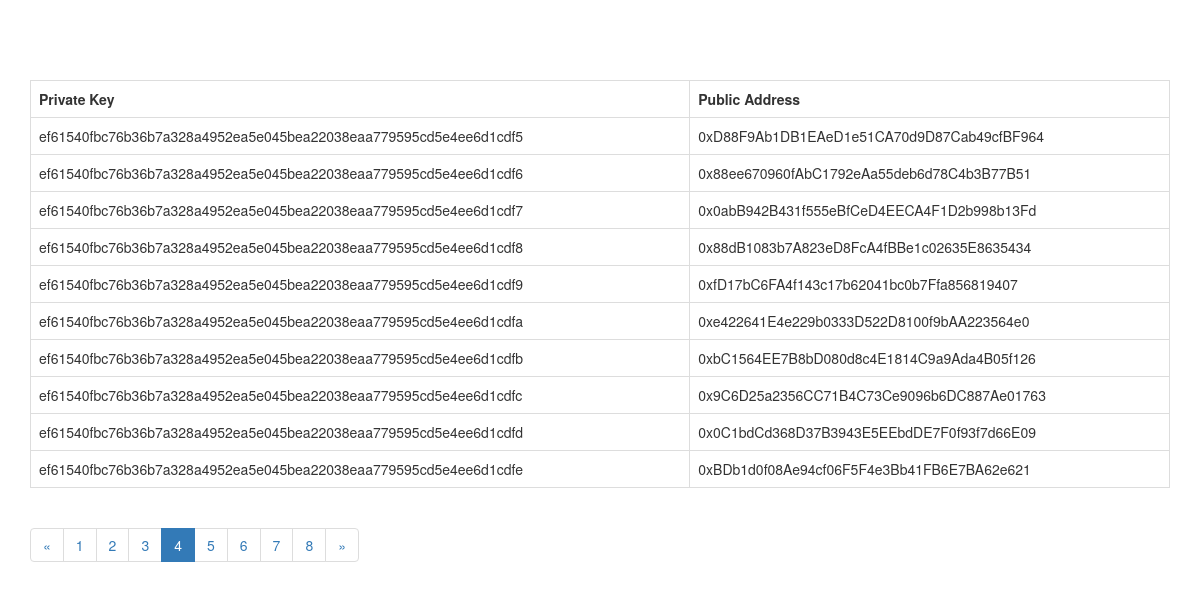
/?page=4, run on the app's committed database.
### front_app/models.py (models this page shows, shortened)
class EthereumKeys(models.Model):
    public_key = models.CharField(default='', max_length=64)
    private_key = models.CharField(default='', max_length=42)
    class Meta:
        db_table = "EthereumKeys"

### front_app/views.py (the view)
# urls.py: path('', views.index, name='index'),
def index(request):
    ethkeys = EthereumKeys.objects.all()
    page = request.GET.get('page', 1)
    paginator = Paginator(ethkeys, 10)
    try:
        ethkeys = paginator.page(page)
    except PageNotAnInteger:
        ethkeys = paginator.page(1)
    except EmptyPage:
        ethkeys = paginator.page(paginator.num_pages)
    return render(request, 'index.html', {'ethkeys': ethkeys})

### front_app/templates/index.html (shortened to what this page needs)
{% extends 'base.html' %}
{% block content %}
<table class="table table-bordered">
        <tr><td><strong>Private Key</strong></td><td><strong>Public Address</strong></td></tr>
{% for ethkey in ethkeys %}
        <tr>
        <td> {{ethkey.public_key}} </td>
        <td> {{ethkey.private_key}} </td>
        </tr>
{% endfor %}
</table>
{% if ethkeys.has_other_pages %}
  <ul class="pagination">
    {% if ethkeys.has_previous %}
      <li><a href="?page={{ hexkeys.previous_page_number }}">&laquo;</a></li>
    {% else %}
      <li class="disabled"><span>&laquo;</span></li>
    {% endif %}
    {% for i in ethkeys.paginator.page_range %}
      {% if ethkeys.number == i %}
        <li class="active"><span>{{ i }} <span class="sr-only">(current)</span></span></li>
      {% else %}
        <li><a href="?page={{ i }}">{{ i }}</a></li>
      {% endif %}
    {% endfor %}
    {% if ethkeys.has_next %}
      <li><a href="?page={{ hexkeys.next_page_number }}">&raquo;</a></li>
    {% else %}
      <li class="disabled"><span>&raquo;</span></li>
    {% endif %}
  </ul>
{% endif %}
{% endblock content %}

### front_app/templates/base.html (style rules this page uses)
body { padding-top: 60px; }

### data on the page
EthereumKeys: public_key "ef61540fbc76b36b7a328a4952ea5e045bea22038eaa779595cd5e4ee6d1cdf5", private_key "0xD88F9Ab1DB1EAeD1e51CA70d9D87Cab49cfBF964"
EthereumKeys: public_key "ef61540fbc76b36b7a328a4952ea5e045bea22038eaa779595cd5e4ee6d1cdf6", private_key "0x88ee670960fAbC1792eAa55deb6d78C4b3B77B51"
EthereumKeys: public_key "ef61540fbc76b36b7a328a4952ea5e045bea22038eaa779595cd5e4ee6d1cdf7", private_key "0x0abB942B431f555eBfCeD4EECA4F1D2b998b13Fd"
EthereumKeys: public_key "ef61540fbc76b36b7a328a4952ea5e045bea22038eaa779595cd5e4ee6d1cdf8", private_key "0x88dB1083b7A823eD8FcA4fBBe1c02635E8635434"
EthereumKeys: public_key "ef61540fbc76b36b7a328a4952ea5e045bea22038eaa779595cd5e4ee6d1cdf9", private_key "0xfD17bC6FA4f143c17b62041bc0b7Ffa856819407"
EthereumKeys: public_key "ef61540fbc76b36b7a328a4952ea5e045bea22038eaa779595cd5e4ee6d1cdfa", private_key "0xe422641E4e229b0333D522D8100f9bAA223564e0"
EthereumKeys: public_key "ef61540fbc76b36b7a328a4952ea5e045bea22038eaa779595cd5e4ee6d1cdfb", private_key "0xbC1564EE7B8bD080d8c4E1814C9a9Ada4B05f126"
EthereumKeys: public_key "ef61540fbc76b36b7a328a4952ea5e045bea22038eaa779595cd5e4ee6d1cdfc", private_key "0x9C6D25a2356CC71B4C73Ce9096b6DC887Ae01763"
EthereumKeys: public_key "ef61540fbc76b36b7a328a4952ea5e045bea22038eaa779595cd5e4ee6d1cdfd", private_key "0x0C1bdCd368D37B3943E5EEbdDE7F0f93f7d66E09"
EthereumKeys: public_key "ef61540fbc76b36b7a328a4952ea5e045bea22038eaa779595cd5e4ee6d1cdfe", private_key "0xBDb1d0f08Ae94cf06F5F4e3Bb41FB6E7BA62e621"

### other printed values
{{ i }} "1" "2" "3" "5" "6" "7" "8"
{{ i }} "4"
